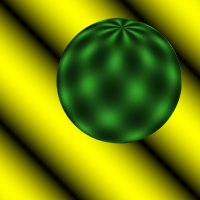
%> input picture Lab4/sphere1.ppm, 200 x 200 px; the run also reads 1 picture not shown here
$ octave --eval "demo1;"   (GNU Octave 9; MATLAB toolbox functions it lacks are replaced by stand-ins)
%> lines starting %> are read from the running program, lines starting %| are printed output that depends on the picture
### Lab4/opticalflow.m
%function F = flow(im1,im2)
% calculates the optical flow between images im1 and im2
%
%INPUT
%- im1: first image (in time) should be in black and white
%- im2: second image (in time) should be in black and white
%- sigma: how much you smooth the image
%
%OUTPUT
%- F: vector of flows
%- ind: indexes of the flow vectors
function [F,ind] = opticalflow(im1, im2, sigma)
addpath('C:\Users\sharo\Documents\Delft\CV\computer-vision\Lab1')
% if no images are provided load standard images
if nargin < 1
    im1 = imread('sphere1.ppm');
    im2 = imread('sphere2.ppm');
    sigma = 1;
end

% convert images to double precision
im1 = double(im1);
im2 = double(im2);

% devide regions
[h,w] = size(im1);

hDevide = floor(h/15);
wDevide = floor(w/15);

%Calculate the center coordinates of the regions
ind = zeros(hDevide,wDevide,2);
ind(:,:,1) = repmat((0:wDevide-1)',1,hDevide)*15+7.5;
ind(:,:,2) = repmat((0:hDevide-1),wDevide,1)*15+7.5;

%Find image derivatives
Gd = gaussianDerivative(sigma);
Ix = ImageDerivatives(im1, sigma, 'x');
Iy = ImageDerivatives(im1, sigma, 'y');
It = im1-im2;

%For every patch find flow vector and store in F
F = zeros(hDevide,wDevide,2);
for i=0:hDevide-1
    for j=0:wDevide-1
        % make a matrix consisting of derivatives along the patch
        Ax = Ix(1+15*i:15+15*i,1+15*j:15+15*j);
        Ay = Iy(1+15*i:15+15*i,1+15*j:15+15*j);
        A = [Ax(:) Ay(:)];
        % make b matrix consisting of derivatives in time
        b = It(1+15*i:15+15*i,1+15*j:15+15*j);
        b = b(:);
        v = inv(A'*A)*A'*b;
        F(i+1,j+1,:) = v;
    end
end

end

### Lab1/ImageDerivatives.m
function F = ImageDerivatives(img, sigma, type)
a = 3*sigma;
x = -a:1:a;
[r, c] = size(img);
F = zeros(r,c);
tmp = zeros(r,c);
g = gaussianDerivative(sigma);
Gdd = ((-sigma^2 + x.^2)./sigma^4).*gaussian(sigma);
switch type
    case 'x'
        for i = 1:r
            F(i,:) = conv(img(i,:), g, 'same');
        end
    case 'y'
        for i = 1:c
            F(:,i) = conv(img(:,i), g, 'same');
        end
    case 'xx'
        for i = 1:r
            F(i,:) = conv(img(i,:), Gdd, 'same');
        end
    case 'yy'
        for i = 1:c
            F(:,i) = conv(img(:,i), Gdd, 'same');
        end
    case'xy'
        for i = 1:r
            tmp(i,:) = conv(img(i,:), Gdd, 'same');
        end
        for i = 1:c
            F(:,i) = conv(tmp(:,i), Gdd, 'same');
        end
    case'yx'
        for i = 1:c
            tmp(:,i) = conv(img(:,i), Gdd, 'same');
        end
        for i = 1:r
            F(i,:) = conv(tmp(i,:), Gdd, 'same');
        end
end
end

### Lab1/gaussianDerivative.m
%Generation of a Gaussain kernal.
% Gd =  gaussianDerivative(sigma);
%
% INPUT
%   sigma   Standard deviation of the Gaussian to be derived
% OUTPUT
%   Gd      A discrete first order derivative of Gaussian kernal with size 2*(3*sigma)+1

function Gd = gaussianDerivative(sigma)
a = 3*sigma;
x = -a:1:a;
Gd = sigma.*(x./sigma^2).*gaussian(sigma);
end

### Lab1/gaussian.m
%Generation of a Gaussain kernal.
% G =  gaussian(sigma);
% INPUT
%   sigma   Standard deviation of the Gaussian
%
% OUTPUT
%   G       A discrete Gaussian kernal with size 2*(3*sigma)+1

function G = gaussian (sigma)
a = 3*sigma; %heuristic of setting the size of the kernal to 3 times sigma
x = -a:1:a;
G = (1/(sigma*sqrt(2*pi)))*exp(-x.^2./(2*sigma^2));
end

### Lab4/demo1.2.m
%function demo1
%Shows a demo of the flow function on two images. Also produces an animated gif
function demo1()
%% Show the flow in the sphere image
clf();
im1 = imread('sphere1.ppm');
%> im1 is the input picture: size 200x200x3 uint8; mean R, G, B 117.1, 134, 5.8
im2 = imread('sphere2.ppm');

ig1 = rgb2gray(im1);
ig2 = rgb2gray(im2);
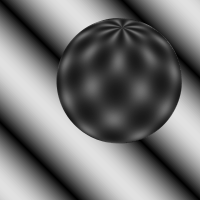
%> ig2: size 200x200 uint8; min 0, max 225, mean 114.4; mean of the top-left, top-right, bottom-left and bottom-right quarters 123.6, 80.3, 130.4, 123.2
[F,ind] = opticalflow(ig1,ig2,1);
%> after the loop in ImageDerivatives, `for i = 1:r`:
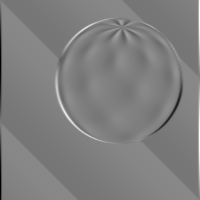
%> F: size 200x200 double; min -81.73, max 81.73, mean 0; drawn with min black and max white
%> call 2 of ImageDerivatives, with sigma = 1, type = 'y'
%> after the loop in ImageDerivatives (call 2), `for i = 1:c`:
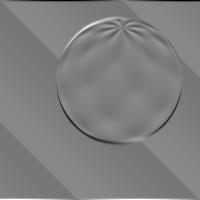
%> F: size 200x200 double; min -81.73, max 81.73, mean 0; mean of the top-left, top-right, bottom-left and bottom-right quarters -0.6, -0.1, 0.7, 0; drawn with min black and max white
%> in opticalflow, `It = im1-im2;`:
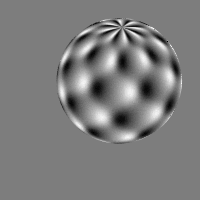
%> It: size 200x200 double; min -28, max 29, mean 0; drawn with min black and max white

imshow(im1)
hold on
quiver(ind(:,:,2),ind(:,:,1),F(:,:,1),F(:,:,2),'m');

%% Produce animated gif of sphere
f = getframe;
im = frame2im(f);
[imind,cm] = rgb2ind(im,256);
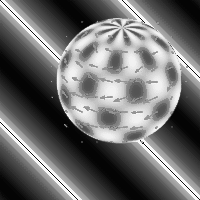
%> imind: size 200x200 uint8; min 4, max 254, mean 110.2
%> cm = 255 rows, first 12: [0.996 0.996 0; 0.996 0.992 0; 0.992 0.992 0; 0.988 0.992 0; 0.988 0.988 0; 0.98 0.98 0; 0.976 0.976 0; 0.973 0.973 0; 0.969 0.969 0; 0.961 0.969 0; 0.965 0.965 0; 0.961 0.965 0]
imwrite(imind,cm,'sphere','gif', 'Loopcount',inf);

imshow(im2)
quiver(ind(:,:,2),ind(:,:,1),F(:,:,1),F(:,:,2),'m');
f = getframe;
im = frame2im(f);
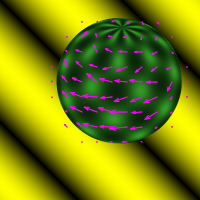
%> im: size 200x200x3 uint8; mean R, G, B 122.3, 132, 11.3
[imind,cm] = rgb2ind(im,256);
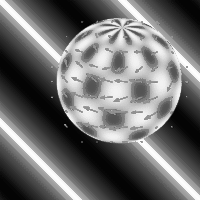
%> imind: size 200x200 uint8; min 4, max 255, mean 111
%> cm = 256 rows, first 12: [0.996 0.996 0; 0.992 0.992 0; 0.996 0.988 0; 0.988 0.992 0; 0.988 0.988 0; 0.98 0.98 0; 0.976 0.976 0; 0.973 0.973 0; 0.969 0.973 0; 0.969 0.969 0; 0.965 0.965 0; 0.957 0.965 0]
imwrite(imind,cm,'sphere','gif','WriteMode','append');
end
